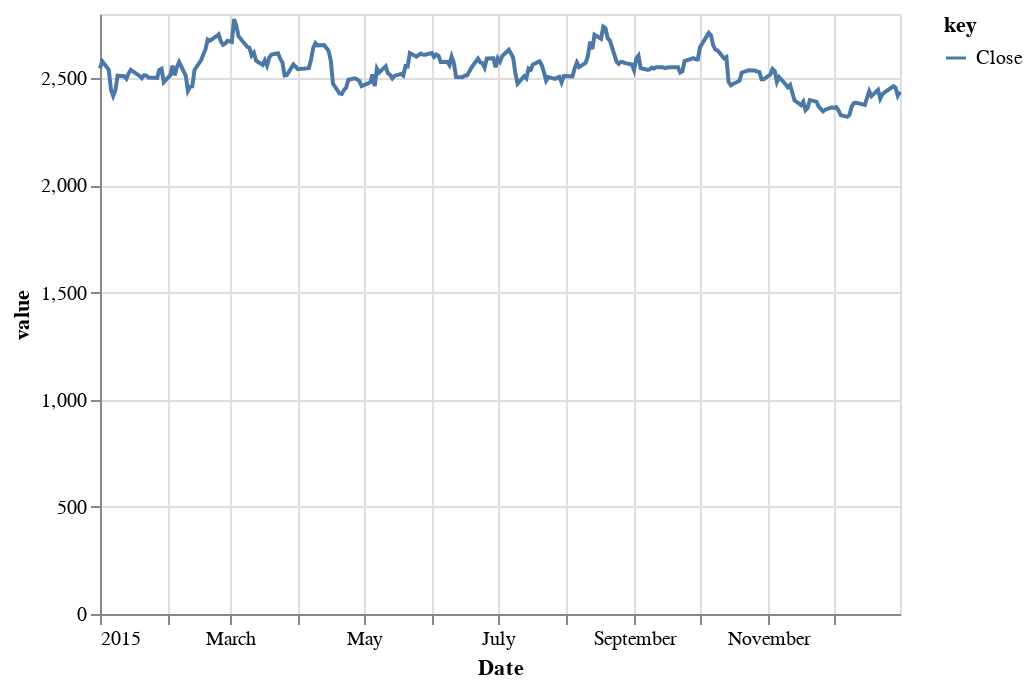

The notebook cell saved with this chart:
### Markdown cell above
#TCS

### Code cell
import altair as alt
alt.Chart(tcs_day).mark_line().transform_fold(['Close']).encode(
    x='Date:T',
    y='value:Q',
    color='key:N'
)

### Figure 1 — Vega-Lite specification as saved in the notebook (floating-point values rounded to 4 significant figures; data arrays with more than 128 entries replaced by an {"elided": "..."} marker saying what was removed)
{"config": {"view": {"continuousWidth": 400, "continuousHeight": 300}}, "data": {"name": "data-499420651fc47301bd63c2e7bc32430d"}, "mark": "line", "encoding": {"color": {"type": "nominal", "field": "key"}, "x": {"type": "temporal", "field": "Date"}, "y": {"type": "quantitative", "field": "value"}}, "transform": [{"fold": ["Close"]}], "$schema": "https://vega.github.io/schema/vega-lite/v4.8.1.json", "datasets": {"data-499420651fc47301bd63c2e7bc32430d": {"elided": "365 records"}}}
